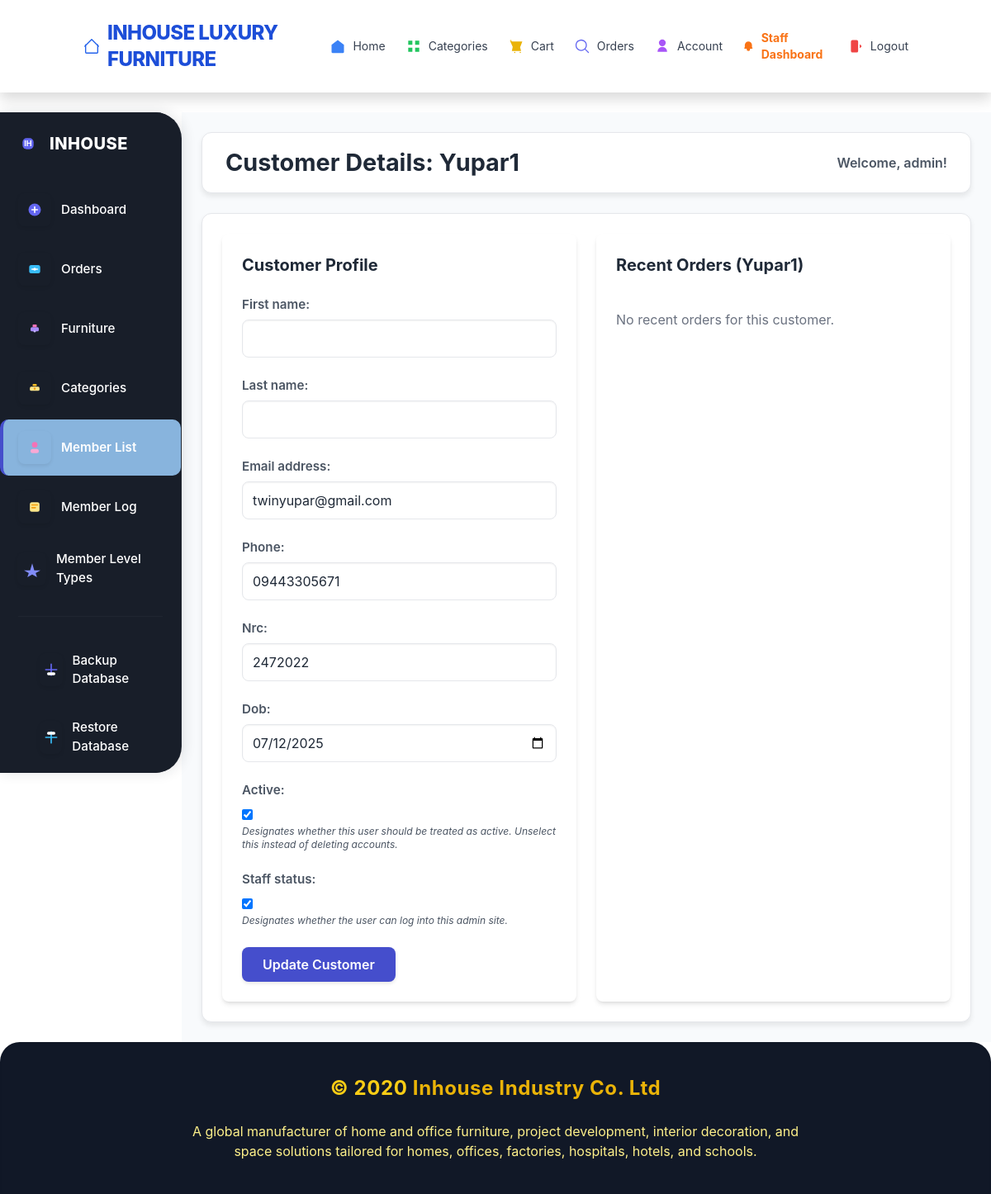
Before: /staff/customers/10/ (signed in) with the older database file.
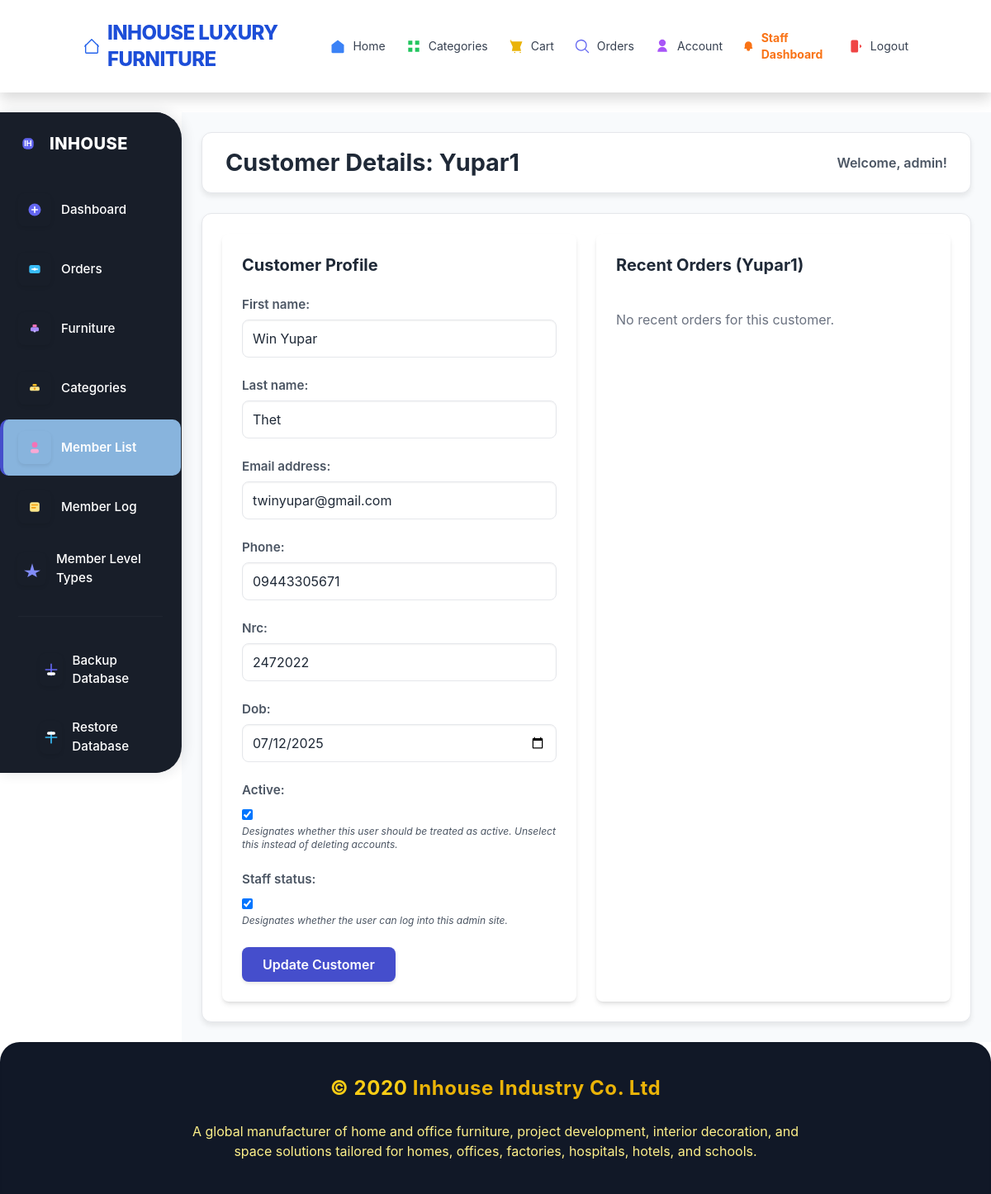
After: the same page with the newer database file.
### store/models.py (models this page shows, shortened)
class CustomUser(AbstractUser):
    phone = models.CharField(max_length=15, blank=True, null=True)
    nrc = models.CharField(max_length=30, blank=True)
    dob = models.DateField(null=True, blank=True)
    c_code = models.CharField(max_length=20, unique=True, blank=True)
    createdby = models.CharField(max_length=20, default='website')
    amount = models.DecimalField(
        max_digits=10,
        decimal_places=2,
        default=0.00
    )
    member_level_choices = [
        ('INHOUSE', 'Inhouse'),
        ('CLASSIC', 'Classic'),
        ('GOLD', 'Gold'),
        ('PLATINUM', 'Platinum'),
        ('DIAMOND', 'Diamond'),
        ('VVIP', 'VVIP'),
    ]
    member_level = models.CharField(
        max_length=10,
        choices=member_level_choices,
        default='Bronze'
    )

### store/views_staff.py (the view)
@login_required
@user_passes_test(is_staff_check)
def staff_customer_detail(request, pk):
    customer = get_object_or_404(CustomUser, pk=pk)
    customer_orders = customer.orders.all().order_by('-created_at')[:10]
    if request.method == 'POST':
        form = CustomUserUpdateForm(request.POST, instance=customer)
        if form.is_valid():
            form.save()
            messages.success(request, f"Customer '{customer.username}' updated successfully.")
            return redirect('staff_customer_detail', pk=customer.pk)
        else:
            messages.error(request, "Please correct the errors in the form.")
    else:
        form = CustomUserUpdateForm(instance=customer)
    context = {
        'customer': customer,
        'form': form,
        'customer_orders': customer_orders,
    }
    return render(request, 'staff/customer_detail.html', context)

### store/forms.py
class CustomUserUpdateForm(forms.ModelForm):
    class Meta:
        model = CustomUser
        fields = ['first_name', 'last_name', 'email', 'phone', 'nrc', 'dob', 'is_active', 'is_staff']
        widgets = {
            'dob': forms.DateInput(attrs={'type': 'date'}),
        }

### store/views_staff.py (called while the page is built)
def is_staff_check(user):
    return user.is_authenticated and user.is_staff

### store/templates/staff/customer_detail.html (shortened to what this page needs)
{% extends "staff/base_staff.html" %}
{% block page_title %}Customer Details: {{ customer.username }}{% endblock %}
{% block content %}
<div class="grid grid-cols-1 md:grid-cols-2 gap-6">
    <div class="bg-white p-6 rounded-lg shadow-md">
        <h2 class="text-xl font-bold mb-4 text-gray-800">Customer Profile</h2>
        <form method="POST">
            {% for field in form %}
                <div class="mb-4">
                    <label for="{{ field.id_for_label }}" class="block text-gray-700 text-sm font-bold mb-2">
                        {{ field.label }}:
                    </label>
                    {{ field }}
                    {% if field.help_text %}
                        <p class="text-gray-600 text-xs italic">{{ field.help_text }}</p>
                    {% endif %}
                </div>
            {% endfor %}
            <button type="submit" class="bg-blue-600 hover:bg-blue-700 text-white font-bold py-2 px-4 rounded-md">
                Update Customer
            </button>
        </form>
    </div>
    <div class="bg-white p-6 rounded-lg shadow-md">
        <h2 class="text-xl font-bold mb-4 text-gray-800">Recent Orders ({{ customer.username }})</h2>
        <ul class="divide-y divide-gray-200">
            {% for order in customer_orders %}
            <li class="py-3 flex justify-between items-center">
                <a href="{% url 'staff_order_detail' order.id %}" class="text-blue-600 hover:underline">
                    Order #{{ order.order_number }} - ${{ order.total_amount|floatformat:2 }}
                </a>
                <span class="text-sm text-gray-600">{{ order.created_at|date:"M d, Y" }}</span>
                <span class="px-2 py-1 text-xs font-semibold rounded-full
                    {% if order.status == 'Delivered' %}bg-green-100 text-green-800
                    {% elif order.status == 'Pending' %}bg-yellow-100 text-yellow-800
                    {% elif order.status == 'Cancelled' %}bg-red-100 text-red-800
                    {% else %}bg-gray-100 text-gray-800{% endif %}">
                    {{ order.get_status_display }}
                </span>
            </li>
            {% empty %}
            <li class="py-3 text-gray-500">No recent orders for this customer.</li>
            {% endfor %}
        </ul>
    </div>
</div>
{% endblock %}

Changed rows visible on the page:
changed CustomUser "Yupar1": first_name (not shown) → "Win Yupar"; last_name (not shown) → "Thet"
